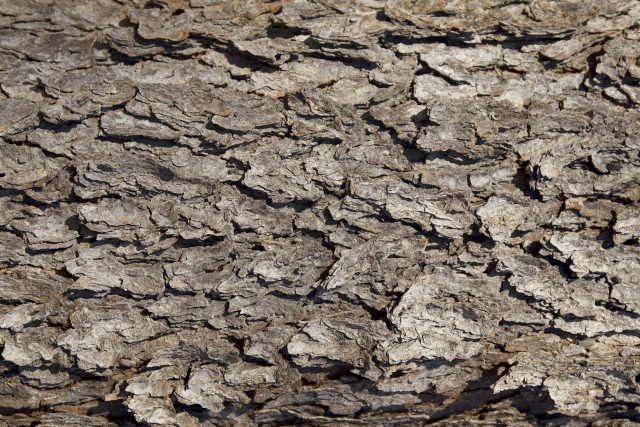
%> input picture V2DerivFilterSparsity/testImages/bark01.jpg, 1280 x 853 px (shown at 1/2 size)
$ octave creatingV2DerivFilter.m   (GNU Octave 9; MATLAB toolbox functions it lacks are replaced by stand-ins)
%> lines starting %> are read from the running program, lines starting %| are printed output that depends on the picture
### V2DerivFilterSparsity/getSpyr4.m
function [imSpyr, pind, pyr] = getSpyr4(im, S, O)
%GETSPYR wrapper function for buildSFspyr
%splits positive and negative channels

N = size(im,1);
[spyr, pind] = buildSFpyr(im, S, O-1);
z = 0;
for r = 1:size(pind, 1);
    zNext = prod(pind(r,:));

    f = spyr(z+1:z+zNext);
    n = ((N+2)/pind(r,1))^2;
    spyr(z+1:z+zNext) = f/n;

    z = z+zNext;
end
imSpyr = spyr;

% divide channel amplitudes
pyr = [S O N];

end

### V2DerivFilterSparsity/creatingV2DerivFilter.m
close all;
clear all;
clc;

%init important parameters
addpath('C:\Users\oleskiw\Google Drive\wrx\Program\Toolbox\matlabPyrTools');
addpath('C:\Users\oleskiw\Google Drive\wrx\Program\Toolbox\matlabPyrTools\MEX')

S = 4;
O = 4;
N = 64;

M = 2^11;

FLAG_SCRAMBLE_IMAGE = false;

%%

%demo pyramid
imgFull = imread('.\testImages\bark01.jpg');
%> imgFull is the input picture: size 853x1280x3 uint8; mean R, G, B 125.3, 114, 103.2
imgFull = hsv2rgb(rgb2hsv(imgFull).*repmat(reshape([1,0,1],[1 1 3]), [size(imgFull,1) size(imgFull,2), 1]));
%> imgFull: size 853x1280x3 double; mean H, S, V 0.492, 0.492, 0.492
imgFull = squeeze(imgFull(:,:,1));
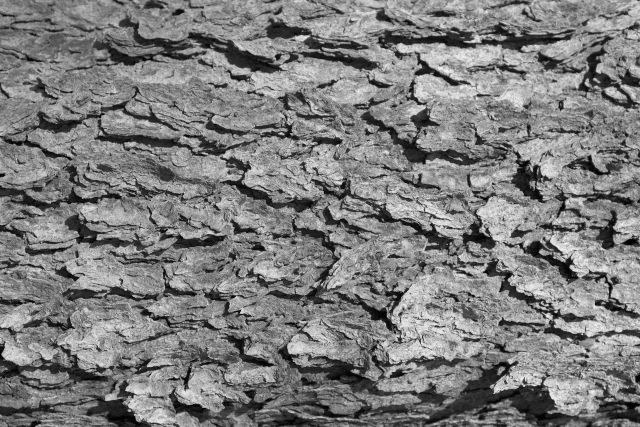
%> imgFull: size 853x1280 double (shown at 1/2 size); min 0, max 0.984, mean 0.492
%> the run ends on the next line
if FLAG_SCRAMBLE_IMAGE
    %permute pixels
    sx = size(imgFull);
    imgFull = reshape(imgFull(randperm(numel(imgFull))), sx);
else
    %do nothing
end
spyrDataMatrix = nan(M,3);

for m = 1:M
    x0 = [randi(size(imgFull,1)-(N+1)) randi(size(imgFull,2)-(N+1))];
    imgPatch = imgFull(x0(1):x0(1)+N-1, x0(2):x0(2)+N-1);
    imgPatch = imgPatch - 0.5;

    [spyrTest, pind, pyr] = getSpyr4(1*imgPatch, S, O);

$ run again, with V2DerivFilterSparsity/testImages/bark02.jpg copied over V2DerivFilterSparsity/testImages/bark01.jpg
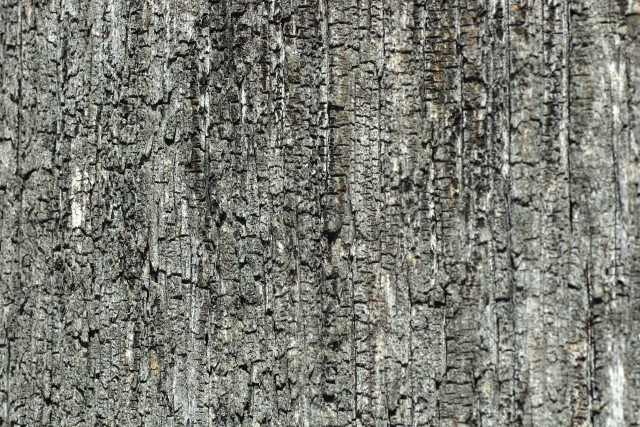
%> input picture V2DerivFilterSparsity/testImages/bark02.jpg, 1280 x 853 px (shown at 1/2 size)
%> imgFull is the input picture: size 853x1280x3 uint8; mean R, G, B 123.4, 124.8, 116.3

$ run again, with V2DerivFilterSparsity/testImages/earth01.jpg copied over V2DerivFilterSparsity/testImages/bark01.jpg
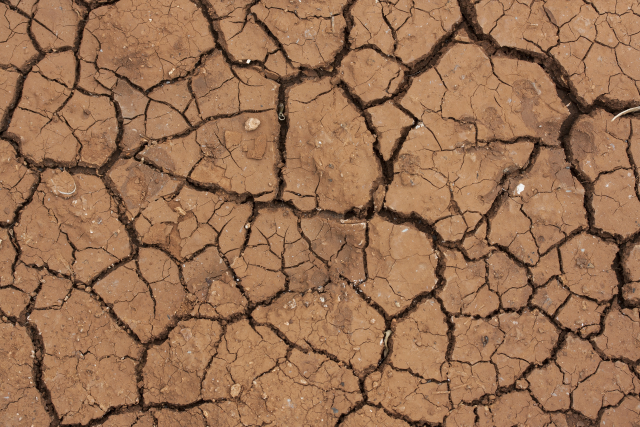
%> input picture V2DerivFilterSparsity/testImages/earth01.jpg, 1280 x 853 px (shown at 1/2 size)
%> imgFull is the input picture: size 853x1280x3 uint8; mean R, G, B 152.9, 112.3, 81.9
%> `imgFull = squeeze(imgFull(:,:,1));`:
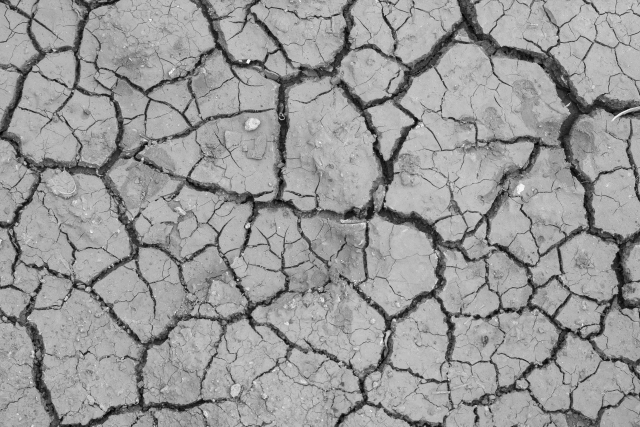
%> imgFull: size 853x1280 double (shown at 1/2 size); min 0, max 1, mean 0.6

$ run again, with V2DerivFilterSparsity/testImages/earth02.jpg copied over V2DerivFilterSparsity/testImages/bark01.jpg
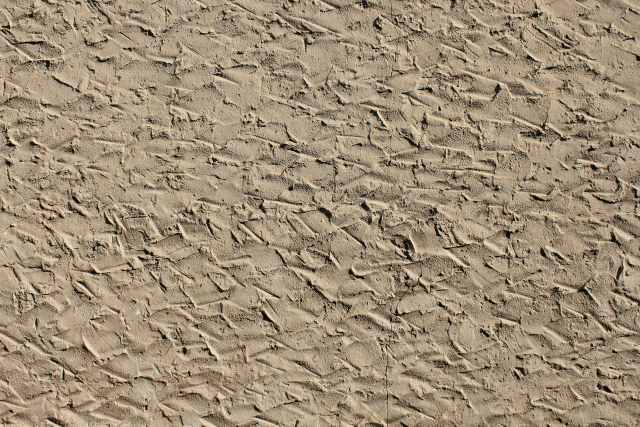
%> input picture V2DerivFilterSparsity/testImages/earth02.jpg, 1280 x 853 px (shown at 1/2 size)
%> imgFull is the input picture: size 853x1280x3 uint8; mean R, G, B 160.1, 142.8, 118.8
%> `imgFull = squeeze(imgFull(:,:,1));`:
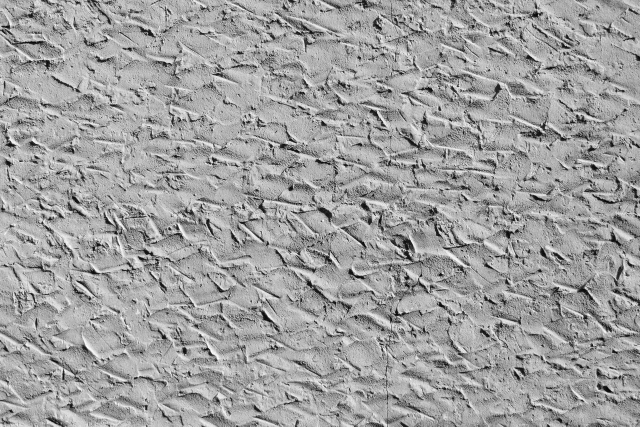
%> imgFull: size 853x1280 double (shown at 1/2 size); min 0.00392, max 1, mean 0.628
